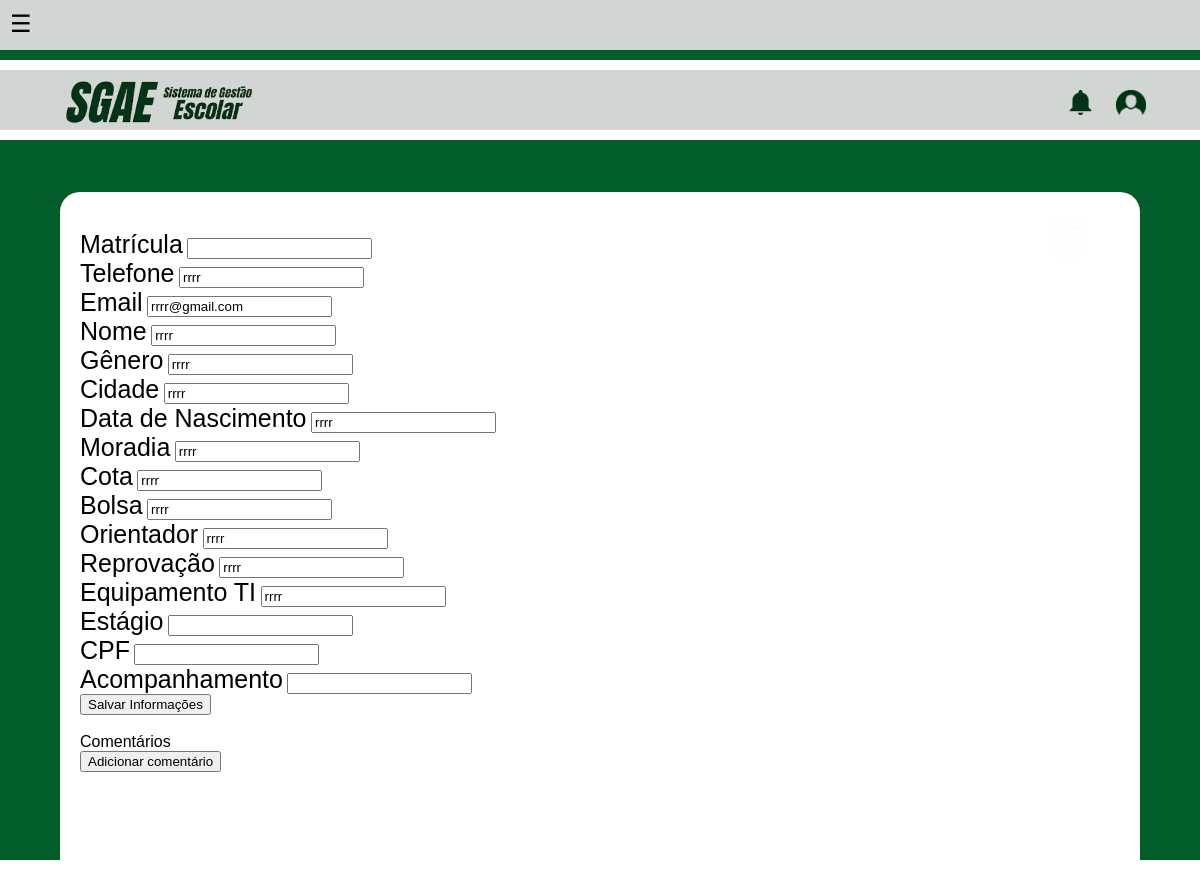
The app's page /PPInte/aluno.php (signed in) with its own data.
### tables this page shows
CREATE TABLE `aluno` (
  `matricula` int(11) NOT NULL,
  `telefone` varchar(30) NOT NULL,
  `email` varchar(45) NOT NULL,
  `nome` varchar(45) NOT NULL,
  `genero` varchar(45) NOT NULL,
  `cidade` varchar(45) NOT NULL,
  `dataNasc` varchar(20) NOT NULL,
  `moradia` varchar(45) DEFAULT NULL,
  `cota` varchar(45) DEFAULT NULL,
  `bolsa` varchar(45) DEFAULT NULL,
  `orientador` varchar(45) DEFAULT NULL,
  `reprovacao` varchar(45) DEFAULT NULL,
  `equipTI` varchar(45) DEFAULT NULL,
  `estagio` varchar(255) DEFAULT NULL,
  `cpf` varchar(11) NOT NULL,
  `acompanhamento` varchar(255) DEFAULT NULL
);

### PPInte/aluno.php (the view, shortened to what this page needs)
<?php
    require('config.php');
    $aluno = $_REQUEST['id'];
    $Checagem = "select * from setor where id_set = '{$_SESSION['id_us']}'";
    $ConsultaC = $conn->query($Checagem);
    $UsoC = $ConsultaC->fetch_object();
    $qtdChecagem = $ConsultaC->num_rows;
    $sql = "select * from aluno where matricula = '{$aluno}'";
    $res = $conn->query($sql);
    $resSet = $res->fetch_assoc();
?>
<!DOCTYPE html>
<html lang="pt-br">
<head>
                <link rel="stylesheet" href="cursocss.css">
            </head>
<body>
<div class="top-bar">
                    <div class="menu-container">
                        <div class="menu-abriricon" onclick="openMenu()">☰</div>
                    </div>
                </div>
                <div class="green-bar"></div>
                <div class="bottom-bar">
                <div class="iconeNotificacao">
                        <img src="Imagens/Notificacao.png">
                    </div>
                    <div class="iconeTitulo">
                        <img src="Imagens/Titulo.png">
                    </div>
                    <div class="iconePerfil">
                        <img src="Imagens/Perfil.png">
                    </div>
                </div>
                <div class="new-green-bar">
                <div class="new-bottom-bar">
        <div class="box-center">
        <div class="Posicao2">
    <?php
        if ($qtdChecagem > 0) {
        similar_text($UsoC->tipo, "DE", $percent);
        if($percent  == 100) { ?>
        <button onclick="if(confirm('Tem certeza que deseja excluir esse aluno?')){location.href='aluno.php?id= <?php echo $aluno ?>&excluir=1'}">
        <img src="Imagens/Lixeira.png" alt="Excluir" class="img-button">
        </button>
        </div>
                    <form action='aluno.php' method='POST'>
                        <input type='hidden' name='id' value="<?php echo $aluno ?>"> <br>
                        <label>Matrícula</label>
                        <input type='text' name='matricula' value="<?php echo $aluno ?>"> <br>
                        <label>Telefone</label>
                        <input type='text' name='telefone' value="<?php echo $resSet['telefone'] ?>"> <br>
                        <label>Email</label>
                        <input type='email' name='email' value="<?php echo $resSet['email'] ?>"> <br>
                        <label>Nome</label>
                        <input type='text' name='nome' value="<?php echo $resSet['nome'] ?>"> <br>
                        <label>Gênero</label>
                        <input type='text' name='genero' value="<?php echo $resSet['genero'] ?>"> <br>
                        <label>Cidade</label>
                        <input type='text' name='cidade' value="<?php echo $resSet['cidade']?>"> <br>
                        <label>Data de Nascimento</label>
                        <input type='text' name='dataNasc' value="<?php echo $resSet['dataNasc'] ?>"> <br>
                        <label>Moradia</label>
                        <input type='text' name='moradia' value="<?php echo $resSet['moradia'] ?>"> <br>
                        <label>Cota</label>
                        <input type='text' name='cota' value="<?php echo $resSet['cota'] ?>"> <br>
                        <label>Bolsa</label>
                        <input type='text' name='bolsa' value="<?php echo $resSet['bolsa'] ?>"> <br>
                        <label>Orientador</label>
                        <input type='text' name='orientador' value="<?php echo $resSet['orientador'] ?>"> <br>
                        <label>Reprovação</label>
                        <input type='text' name='reprovacao' value="<?php echo  $resSet['reprovacao'] ?>"> <br>
                        <label>Equipamento TI</label>
                        <input type='text' name='equipTI' value="<?php echo $resSet['equipTI'] ?>"> <br>
                        <label>Estágio</label>
                        <input type='text' name='estagio' value="<?php echo $resSet['estagio'] ?>"> <br>
                        <label>CPF</label>
                        <input type='text' name='cpf' value="<?php echo $resSet['cpf'] ?>"> <br>
                        <label>Acompanhamento</label>
                        <input type='text' name='acompanhamento' value="<?php echo $resSet['acompanhamento'] ?>"> <br>
                        <button type="submit" name="atualizar">Salvar Informações</button>
                    </form>
        <?php } }
?>
<br> <span>Comentários</span> <br>
    <button onclick="location.href='aluno.php?id= <?php echo $aluno ?>&adicao=1'">Adicionar comentário</button>
    </div>
</div>
</body>
</html>

### PPInte/cursocss.css (style rules this page uses)
.top-bar { width: 100%; height: 50px; background-color: #d2d6d3; position: relative; }
.green-bar { width: 100%; height: 10px; background-color: #015d29; position: relative; top: 0px; }
.bottom-bar { width: 100%; height: 60px; background-color: #d2d6d3; position: relative; top: 10px; }
.new-green-bar { width: 100%; height: 100px; background-color: #015d29; position: relative; top: 20px; }
.new-bottom-bar { width: 100%; height: 75vh; background-color: #015d29; position: relative; top: 20px; }
.box-center { width: 90%; height: 700px; background-color: white; position: relative; top: 47%; left: 50%; transform: translate(-50%, -50%); border-radius: 20px; box-sizing: border-box; padding: 20px; overflow: auto; }
.iconeTitulo img { width: 250px; height: auto; position: absolute; top: 10px; left: 50px; }
.iconeNotificacao img { width: 25px; height: auto; position: absolute; top: 20px; left: 89%; }
.iconePerfil img { width: 30px; height: auto; position: absolute; top: 20px; left: 93%; }
.menu-container { position: absolute; display: inline-block; }
.menu-abriricon { font-size: 24px; cursor: pointer; position: absolute; top: 10px; left: 10px; }
label { font-size: 25px; }
body { margin: 0; font-family: Arial, sans-serif; }
.Posicao2 { position: absolute; top: 23px; left: 91%; }
.Posicao2 button { border: none; background: none; padding: 0; cursor: pointer; }
.Posicao2 .img-button { position: absolute; width: 40px; height: auto; top: 5px; left: 5px; }

### records on screen
aluno: telefone "rrrr", email "rrrr@gmail.com", nome "rrrr", genero "rrrr", cidade "rrrr", dataNasc "rrrr", moradia "rrrr", cota "rrrr", bolsa "rrrr", orientador "rrrr", reprovacao "rrrr", equipTI "rrrr"
